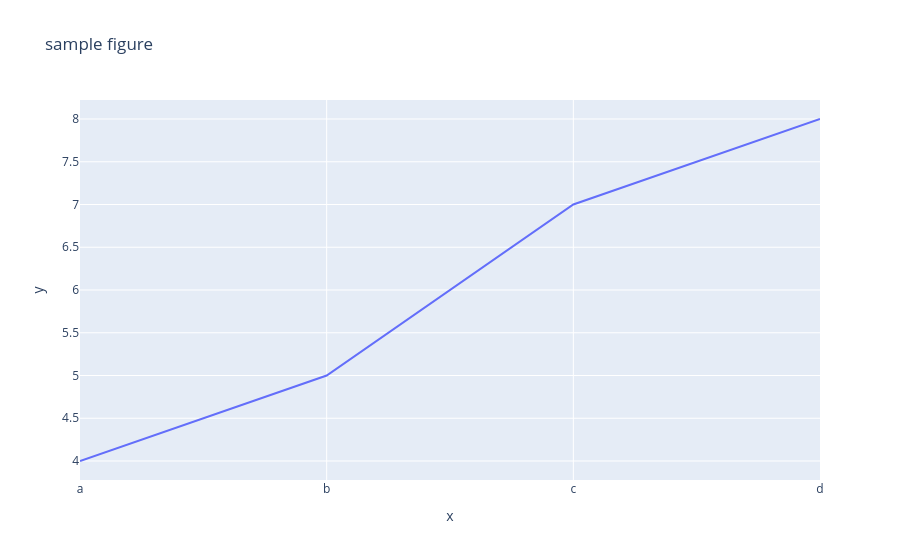

The notebook cell saved with this chart:
### Markdown cell above
## 🔥 1. What is a Figure?

In Plotly Python Graphing Library:

A figure = complete chart
It contains:
Data (what to plot)
Layout (how it looks)
Frames (for animation)

### Code cell
fig = px.line(x = ['a','b','c','d'] , y = [4,5,7,8] ,  title="sample figure")
print(fig)
fig.show()

### Figure 1 — Plotly figure (JSON) as saved in the notebook; plotly's stock layout.template omitted (floating-point values rounded to 4 significant figures)
{"data": [{"hovertemplate": "x=%{x}<br>y=%{y}<extra></extra>", "legendgroup": "", "line": {"color": "#636efa", "dash": "solid"}, "marker": {"symbol": "circle"}, "mode": "lines", "name": "", "orientation": "v", "showlegend": false, "type": "scatter", "x": ["a", "b", "c", "d"], "xaxis": "x", "y": [4, 5, 7, 8], "yaxis": "y"}], "layout": {"legend": {"tracegroupgap": 0}, "title": {"text": "sample figure"}, "xaxis": {"anchor": "y", "domain": [0, 1], "title": {"text": "x"}}, "yaxis": {"anchor": "x", "domain": [0, 1], "title": {"text": "y"}}}}
